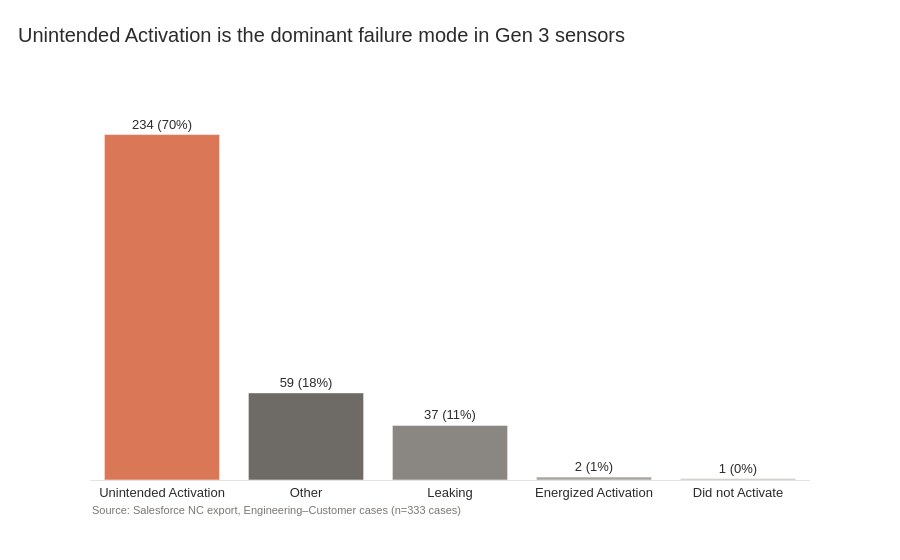

The notebook cell this image was saved under:
### Markdown cell above
Generate bar chart of NC's by Problem Flag

### Code cell
top_flag = leader(pflag_counts, "Problem Flag")
pflag_color_map = build_emphasis_map(pflag_counts["Problem Flag"], top_flag)
pflag_marker_colors = [pflag_color_map[f] for f in pflag_counts["Problem Flag"]]

pflag_counts = pflag_counts.copy()
pct = pflag_counts["Count"] / pflag_counts["Count"].sum() * 100
pflag_counts["_label"] = [f"{v:,.0f} ({p:.0f}%)"
                          for v, p in zip(pflag_counts["Count"], pct)]

fig_pflag_bar = px.bar(
    pflag_counts, x="Problem Flag", y="Count", text="_label",
    color="Problem Flag", color_discrete_map=pflag_color_map,
    title=f"{top_flag} is the dominant failure mode in Gen 3 sensors",
)
fig_pflag_bar.update_traces(textposition="outside")
fig_pflag_bar.update_xaxes(title="")
fig_pflag_bar.update_yaxes(
    showticklabels=False, showgrid=False, title="",
    range=[0, pflag_counts["Count"].max() * 1.1],
)
fig_pflag_bar.update_layout(showlegend=False)
add_source(fig_pflag_bar, f"Source: Salesforce NC export, Engineering–Customer cases (n={len(df_customer)} cases)")

### Figure 1 — Plotly figure (JSON) as saved in the notebook; plotly's stock layout.template omitted (floating-point values rounded to 4 significant figures)
{"data": [{"hovertemplate": "Problem Flag=%{x}<br>Count=%{y}<br>_label=%{text}<extra></extra>", "legendgroup": "Unintended Activation", "marker": {"color": "#D97757", "pattern": {"shape": ""}}, "name": "Unintended Activation", "orientation": "v", "showlegend": true, "text": ["234 (70%)"], "textposition": "outside", "type": "bar", "x": ["Unintended Activation"], "xaxis": "x", "y": [234], "yaxis": "y"}, {"hovertemplate": "Problem Flag=%{x}<br>Count=%{y}<br>_label=%{text}<extra></extra>", "legendgroup": "Other", "marker": {"color": "#6E6B66", "pattern": {"shape": ""}}, "name": "Other", "orientation": "v", "showlegend": true, "text": ["59 (18%)"], "textposition": "outside", "type": "bar", "x": ["Other"], "xaxis": "x", "y": [59], "yaxis": "y"}, {"hovertemplate": "Problem Flag=%{x}<br>Count=%{y}<br>_label=%{text}<extra></extra>", "legendgroup": "Leaking", "marker": {"color": "#8A8782", "pattern": {"shape": ""}}, "name": "Leaking", "orientation": "v", "showlegend": true, "text": ["37 (11%)"], "textposition": "outside", "type": "bar", "x": ["Leaking"], "xaxis": "x", "y": [37], "yaxis": "y"}, {"hovertemplate": "Problem Flag=%{x}<br>Count=%{y}<br>_label=%{text}<extra></extra>", "legendgroup": "Energized Activation", "marker": {"color": "#A8A5A0", "pattern": {"shape": ""}}, "name": "Energized Activation", "orientation": "v", "showlegend": true, "text": ["2 (1%)"], "textposition": "outside", "type": "bar", "x": ["Energized Activation"], "xaxis": "x", "y": [2], "yaxis": "y"}, {"hovertemplate": "Problem Flag=%{x}<br>Count=%{y}<br>_label=%{text}<extra></extra>", "legendgroup": "Did not Activate", "marker": {"color": "#C6C3BE", "pattern": {"shape": ""}}, "name": "Did not Activate", "orientation": "v", "showlegend": true, "text": ["1 (0%)"], "textposition": "outside", "type": "bar", "x": ["Did not Activate"], "xaxis": "x", "y": [1], "yaxis": "y"}], "layout": {"annotations": [{"font": {"color": "#7A7772", "size": 11}, "showarrow": false, "text": "Source: Salesforce NC export, Engineering–Customer cases (n=333 cases)", "x": 0, "xanchor": "left", "xref": "paper", "y": -0.1, "yref": "paper"}], "barmode": "relative", "legend": {"title": {"text": "Problem Flag"}, "tracegroupgap": 0}, "showlegend": false, "title": {"text": "Unintended Activation is the dominant failure mode in Gen 3 sensors"}, "xaxis": {"anchor": "y", "categoryarray": ["Unintended Activation", "Other", "Leaking", "Energized Activation", "Did not Activate"], "categoryorder": "array", "domain": [0, 1], "title": {"text": ""}}, "yaxis": {"anchor": "x", "domain": [0, 1], "range": [0, 257.4], "showgrid": false, "showticklabels": false, "title": {"text": ""}}}}
